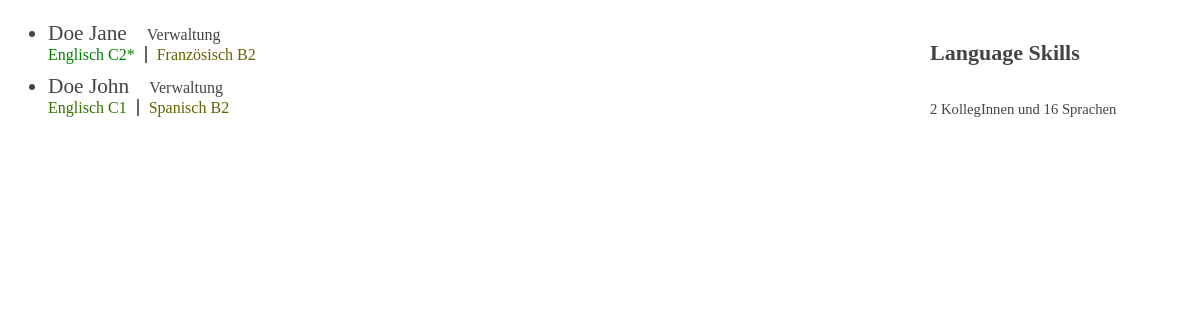
The page / on the database its author committed.
### tables this page shows
CREATE TABLE "User" (
	`UserID`	INTEGER NOT NULL PRIMARY KEY AUTOINCREMENT UNIQUE,
	`UserName`	tinytext NOT NULL,
	`UserForename`	tinytext NOT NULL
);

CREATE TABLE `FacilityLink` (
	`FacilityLinkID`	INTEGER NOT NULL PRIMARY KEY AUTOINCREMENT UNIQUE,
	`UserID`	INTEGER,
	`FacilityID`	INTEGER
);

CREATE TABLE "LanguageLink" (
	`LanguageLinkID`	INTEGER NOT NULL PRIMARY KEY AUTOINCREMENT UNIQUE,
	`UserID`	int(11) NOT NULL,
	`LanguageID`	int(11) NOT NULL,
	`SkillLevel`	varchar(2) NOT NULL,
	`zertifiziert`	INTEGER
);

### init.php (called while the page is built, shortened)
<?php
$dbfile="languageskills.db";
$db = new SQLite3($dbfile);
$result = $db->query("SELECT count(*) FROM Language");
while ($number = $result->fetchArray(SQLITE3_ASSOC)) {
	$sprachanzahl=$number['count(*)'];
}
$result = $db->query("SELECT count(*) FROM User");
while ($number = $result->fetchArray(SQLITE3_ASSOC)) {
	$overview = $number['count(*)'].' KollegInnen und '.$sprachanzahl.' Sprachen';
}
if (isset($_GET['main'])) $main=$_GET['main'];
else $main = "home";
?>

### functions.php (the view, shortened to what this page needs)
<?php
function spokenlanguages($user_id,$sprachen) {
	$sl = '<ul class="LanguageSkills">';
	$languagequery = "SELECT * FROM LanguageLink WHERE UserID = ".$user_id;
	$dbfile="languageskills.db";
	$db = new SQLite3($dbfile);
	$languageresult = $db->query($languagequery);
	while ($languages = $languageresult->fetchArray(SQLITE3_ASSOC)) {
			if ($languages['SkillLevel'] != "-") {
				if($languages['zertifiziert']=="1") $level.='*';
				else unset($level);
			}
		$sl .= '<li><a class="skill_'.$languages['SkillLevel'].'" href="?main=language&LanguageID='.$languages['LanguageID'].'">'.$sprachen[$languages['LanguageID']];
		if($languages['SkillLevel'] != "-") $sl .= ' '.$languages['SkillLevel'].$level;
		$sl .= '</a></li>';
	}
	$sl .= '</ul>';
	return $sl;
}
function facilities($user_id,$einrichtungen) {
	$f = '<ul class="Facilities">';
	$facilityquery = "SELECT * FROM FacilityLink WHERE UserID = ".$user_id;
	$dbfile="languageskills.db";
	$db = new SQLite3($dbfile);
	$facilityresult = $db->query($facilityquery);
	while ($facilities = $facilityresult->fetchArray(SQLITE3_ASSOC)) {
		$f .= '<li><a href="?main=facility&FacilityID='.$facilities['FacilityID'].'">'.$einrichtungen[$facilities['FacilityID']].'</a></li>';
	}
	$f .= '</ul>';
	return $f;
}
?>

### index.php (shortened to what this page needs)
<?php
include('init.php');
include('functions.php');
?>
<!doctype html>
<html>
<head>
	<link rel="stylesheet" type="text/css" href="style.css" title="Basic" />
</head>
<body>
	<?php include('header.php'); ?>
	<div id="content">
		<?php if (isset($main)) include($main.'.php'); ?>
	</div>
</body>
</html>

### header.php
<header>
	<h2><a href="index.php">Language Skills</a></h2>
	<br>
	<?php if($main=="home") echo $overview; ?>
</header>

### home.php
<?php
$order = "ORDER by UserName asc";
$userquery = "SELECT * FROM User ".$order;
$results = $db->query($userquery);
?>
<ul class="collaborators">
	<?php
	while ($row = $results->fetchArray(SQLITE3_ASSOC)) {
		$userid = $row['UserID'];
		echo '<li><div class="collaborator"><a href="?main=user&UserID='.$userid.'">'.$row['UserForename'].' '.$row['UserName'].'</a>';
		echo facilities($userid,$einrichtungen);
		echo spokenlanguages($userid,$sprachen);
		echo '</div></li>';
	}
	?>
</ul>

### style.css (style rules this page uses)
body { font-size: 16pt; font-family: Verdana; color:#444; }
header { width: 232px; float: right; padding: 0 30px 30px 30px; font-size: 11pt; }
a { text-decoration: none; color:#444; }
li { margin: 10px 0; }
ul.collaborators ul.LanguageSkills { padding: 0; margin: 0; font-size: 75%; }
ul.collaborators ul.LanguageSkills li { display: inline; list-style-type: none; padding-right: 10px; border-right: #666 2px solid; margin-right: 10px; }
ul.collaborators ul.LanguageSkills li:last-child { padding-right: 0px; border-right: none; margin-right: 0px; }
ul.collaborators ul.Facilities { display: inline; padding: 0; margin: 0 0 0 20px; font-size: 75%; }
ul.collaborators ul.Facilities li { display: inline; list-style-type: none; padding-right: 10px; border-right: #666 2px solid; margin-right: 10px; }
ul.collaborators ul.Facilities li:last-child { padding-right: 0px; border-right: none; margin-right: 0px; }
.collaborator .Facilities { font-size: 50%; }
.LanguageSkills a.skill_B2 { color:#666100; }
.LanguageSkills a.skill_C1 { color:#337100; }
.LanguageSkills a.skill_C2 { color:#008000; }

### rows shown on the page
user: UserForename "Doe", UserName "Jane"
facilitylink: FacilityID "Verwaltung"
languagelink: LanguageID "Englisch", value "C2*"
languagelink: LanguageID "Französisch", value "B2"
user: UserForename "Doe", UserName "John"
facilitylink: FacilityID "Verwaltung"
languagelink: LanguageID "Englisch", value "C1"
languagelink: LanguageID "Spanisch", value "B2"

### other values the page prints
$overview "2 KollegInnen und 16 Sprachen"
